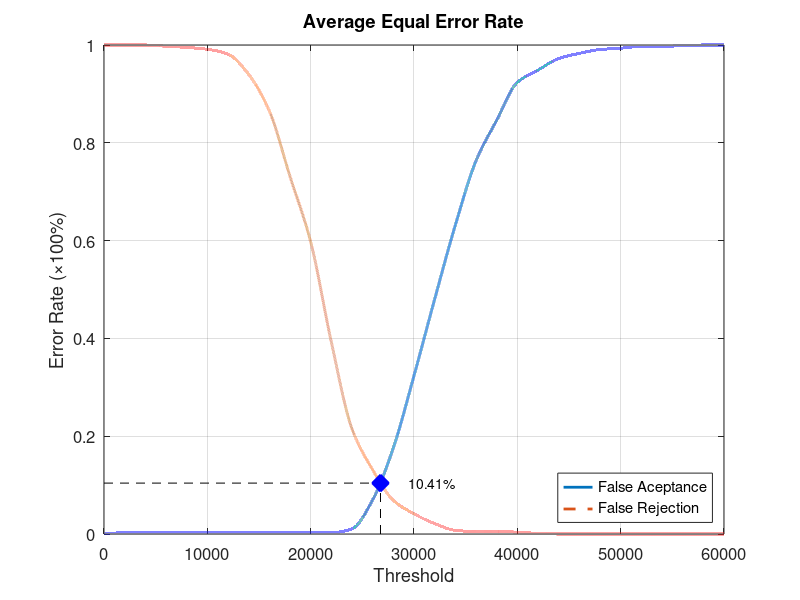
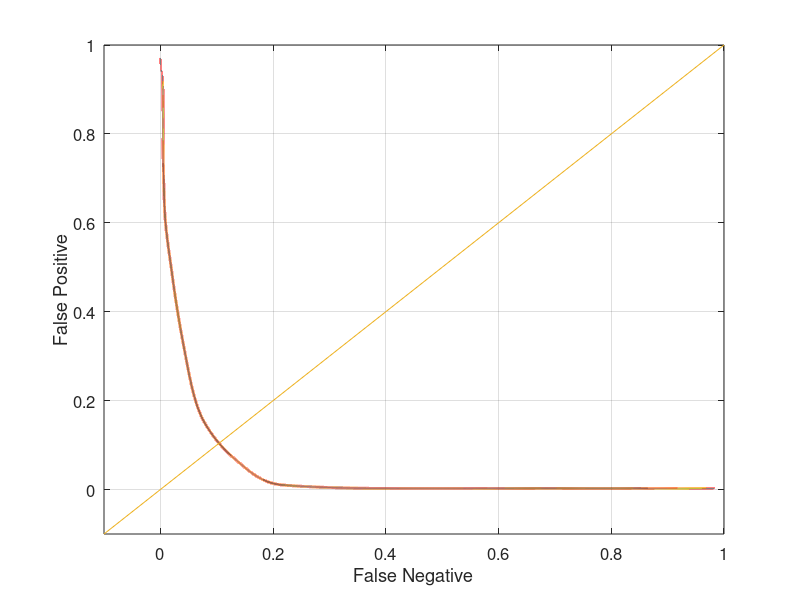

The MATLAB script that drew these images, in order:
function yEER = Experiment1Average
close all;
clear;
clc;
x = 0:2000:60000;
xq = 0:0.5:60000;

y0 = [0 0.00263158 0.00263158 0.00263158 0.00263158 0.00263158 0.00263158 0.00263158 0.00263158 0.00263158 0.00263158 0.00263158 0.0105263 0.0697368 0.176316 0.323684 0.480263 0.631579 0.763158 0.846053 0.923684 0.948684 0.972368 0.982895 0.990789 0.993421 0.997368 0.997368 0.998684 1 1];
yy0 = interp1(x, y0, xq, 'pchip');
y1 = [1 1 1 0.9975 0.995 0.99125 0.98125 0.94 0.865 0.73125 0.5975 0.3925 0.215 0.13125 0.06875 0.04125 0.02125 0.0075 0.005 0.005 0.00375 0.00125 0 0 0 0 0 0 0 0 0];
yy1 = interp1(x, y1, xq, 'pchip');

% Calculating EER: 
y2 = abs(y0 - y1);
find(y2 == min(y2))
yy2 = abs(yy0 - yy1);
xEER = find(yy2 == min(yy2));
xEERIndex = xq(xEER) % X-axis EER
yEER = yy0(xEER) % Y-axis EER

main = figure
plot(xq, yy0,'-','LineWidth', 2);	hold on
plot(xq, yy1,'--','LineWidth', 2);	hold on
plot([xEERIndex xEERIndex], [0 yEER], 'k--');	hold on
plot([0 xEERIndex], [yEER yEER], 'k--');	hold on
plot(xEERIndex, yEER, 'bx', 'LineWidth', 10);	hold on
text(xEERIndex + 10 * xEERIndex / 100, yEER, [num2str(round((10000 * yEER)) / 100) '%'])
legend('False Aceptance', 'False Rejection', 'Location', 'SouthEast')
xlabel('Threshold')
ylabel('Error Rate (\times100%)')
title('Average Equal Error Rate')
set(gca, 'FontSize', 12)
axis([0 60000 0 1])
grid on

print(main, 'Experiment1AverageMain', '-dpng');
FNRxFPR = figure('Color', [1 1 1]);
plot(yy1, yy0, '-', yy1, yy0, 'LineWidth', 2);
hold on
y = -0.1:0.1:1
plot(y, y); 
set(gca, 'FontSize', 12)
xlabel('False Negative')
ylabel('False Positive')
axis([-0.1 1 -0.1 1])
set(gca, 'FontSize', 12)
grid on

print(FNRxFPR, 'Experiment1AverageFNRxFPR','-dpng');
end
